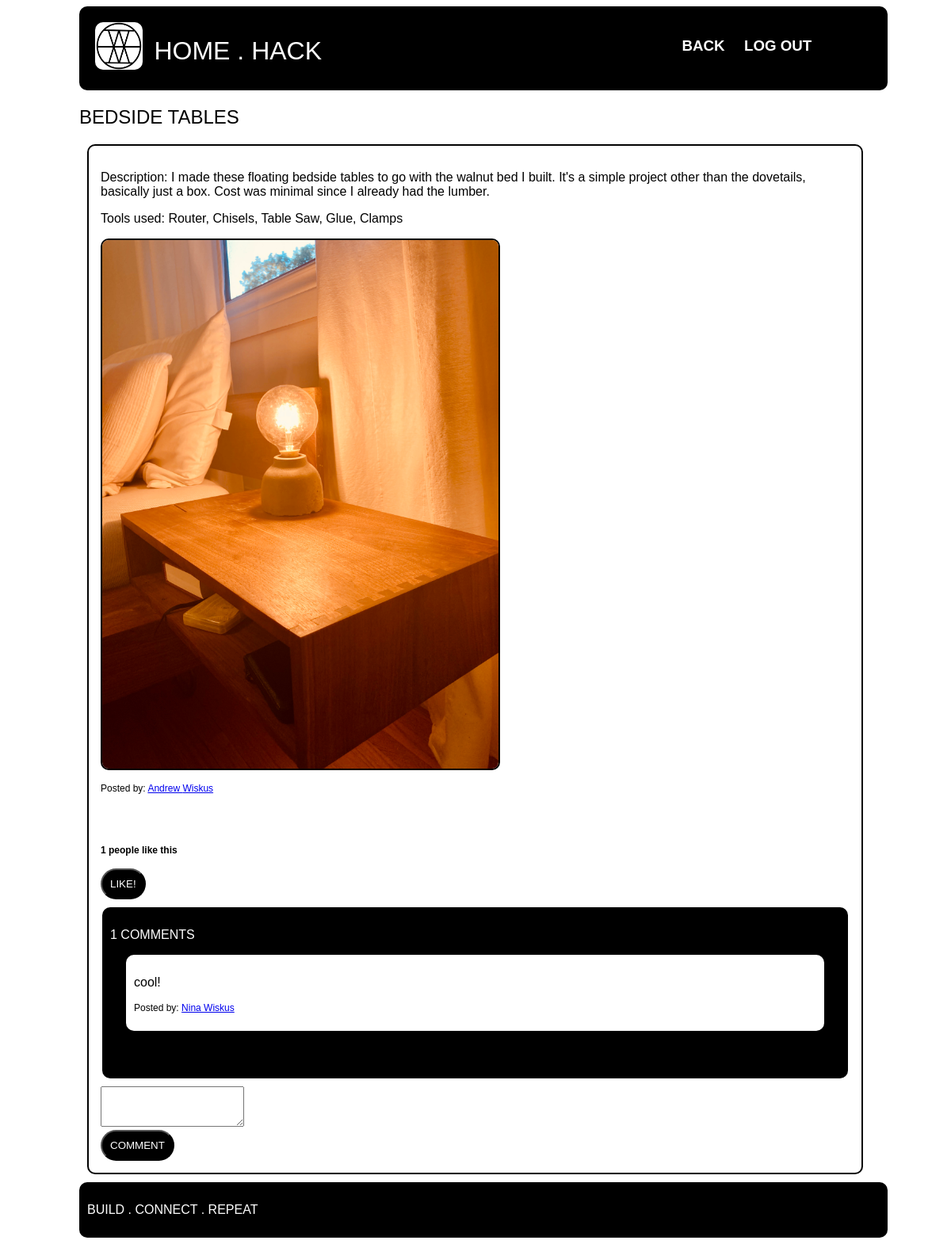
The app's page /project_page/11 with its own data.
### HomeHack_app/models.py (models this page shows)
class ProjectPost(models.Model):
    title=models.CharField(max_length=255)
    content=models.TextField()
    tools=models.TextField()
    post_image = models.ImageField(null=True, blank=True, upload_to="upload/")
    poster=models.ForeignKey(User, related_name="projects", on_delete=models.CASCADE)
    created_at=models.DateTimeField(auto_now_add=True)
    updated_at=models.DateTimeField(auto_now=True)
    likes=models.ManyToManyField(User, related_name='like_project')
    objects=ProjectManager()

class User(models.Model):
    first_name=models.CharField(max_length=255)
    last_name=models.CharField(max_length=255)
    email=models.EmailField(('email address'), unique=True)
    city=models.CharField(max_length=255)
    state=models.CharField(max_length=255)
    password=models.CharField(max_length=255)
    created_at=models.DateTimeField(auto_now_add=True)
    updated_at=models.DateTimeField(auto_now=True)
    objects=UserManager()

class Comment(models.Model):
    content=models.TextField()
    comment_poster=models.ForeignKey(User, related_name="comments", on_delete=models.CASCADE)
    message=models.ForeignKey(ProjectPost, related_name="comments", on_delete=models.CASCADE)
    created_at=models.DateTimeField(auto_now_add=True)
    updated_at=models.DateTimeField(auto_now=True)

### HomeHack_app/views.py (the view)
# urls.py: path('project_page/<int:project_id>', views.project_page),
def project_page(request, project_id):
    context={
        'project':ProjectPost.objects.get(id=project_id)
    }
    return render(request, 'project_page.html', context)

### HomeHack_app/templates/project_page.html (shortened to what this page needs)
<!DOCTYPE html>
<html lang="en">
<head>
    {% load static %}
    <link rel="stylesheet" href="{% static 'css/style.css' %}">
</head>
<body>
    <div class=container>
        <div class=header>
            <img src="{% static 'img/AWLogo.jpg' %}" alt="AWLogo">
            <h1>Home . Hack</h1>
            <a href="/dash"><h3>back</h3></a>
            <a href="/logout"><h3>log out</h3></a>
        </div>
        <h2 class="thin">{{project.title}}</h2>
        <div class=project_box>
            <p>Description: {{project.content}}</p>
            <p>Tools used: {{project.tools}}</p>
            <img class="project_img" src="{{ MEDIA_URL }}{{project.post_image}}" alt="{{project.title}} image">
            <p class="small">Posted by: <a href="/user_projects/{{project.poster.id}}">{{project.poster.first_name}} {{project.poster.last_name}}</a></p>
            <br>
            <br>
            <h4>{{project.likes.count}} people like this</h4>
            <form action="/like/{{request.session.user_id}}/{{project.id}}">
                <input class="buttons" type="submit" value="LIKE!">
            </form>
            <div id="comment_content">
                <p>{{project.comments.count}} COMMENTS</p>
                {% for comment in project.comments.all %}
                    <div class="comment_box">
                        <p>{{comment.content}}</p>
                        <p class="small">Posted by: <a href="/user_projects/{{project.poster.id}}">{{comment.comment_poster.first_name}} {{comment.comment_poster.last_name}}</a></p>
                    </div>
                {% endfor %}
            </div>
            <form action="/create_comment/{{project.id}}" method="POST">
                <textarea name="content" cols="20" rows="3"></textarea>
                <br>
                <input class="buttons" type="submit" value="COMMENT">
            </form>
        </div>
        <div class=footer>
            <p>build  .  connect  .  repeat</p>
        </div>
    </div>
</body>
</html>

### HomeHack_app/static/css/style.css (style rules this page uses)
html * { font-family: 'Montserrat', sans-serif !important; }
.thin { font-weight: 50; text-transform: uppercase; }
.container { width: 1000px; margin: auto; background-color: white; }
.header { width: 1000px; margin: auto; background-color: black; padding: 10px; border-radius: 10px; }
.header > img { width: 60px; border-radius: 10px; display: inline-block; margin: 10px; }
.header > h1 { color: white; display: inline-block; vertical-align: top; margin-top: 28px; margin-right: 440px; font-family: 'Montserrat', sans-serif; font-weight: 300; text-transform: uppercase; }
.header > a { text-decoration: none; color: white; font-family: 'Montserrat', sans-serif; text-transform: uppercase; font-weight: 40; display: inline-block; margin: 10px; vertical-align: top; }
.buttons { padding: 10px; border-radius: 20px; background-color: black; color: white; }
.footer { background-color: black; border-radius: 10px; padding: 10px; width: 1000px; margin-top: 10px; }
.footer > p { color: white; font-family: 'Montserrat', sans-serif; text-transform: uppercase; display: inline-block; }
.project_box { border: 2px solid black; border-radius: 10px; padding: 15px; margin: 10px; width: 945px; background-color: white; vertical-align: top; }
.project_box >h4 { font-size: 75%; }
#comment_content { border-radius: 10px; padding: 10px; background-color: black; margin: 10px; margin-left: 2px; margin-right: 2px; padding-bottom: 50px; }
#comment_content > p { color: white; }
.comment_box { border-radius: 10px; padding: 10px; margin-bottom: 10px; background-color: white; margin-left: 20px; margin-right: 20px; }
.small { font-size: 75%; }
.project_img { width: 500px; border-radius: 10px; display: inline; border: 2px solid black; }

### records on screen
ProjectPost: title "BEDSIDE TABLES", content "I made these floating bedside tables to go with the walnut bed I built. It's a simple project other than the dovetails, basically just a box. Cost was minimal since I already had the lumber.", tools "Router, Chisels, Table Saw, Glue, Clamps", post_image (picture), poster.first_name "Andrew", poster.last_name "Wiskus", likes.count "1", comments.count "1"
Comment: content "cool!", comment_poster.first_name "Nina", comment_poster.last_name "Wiskus"
